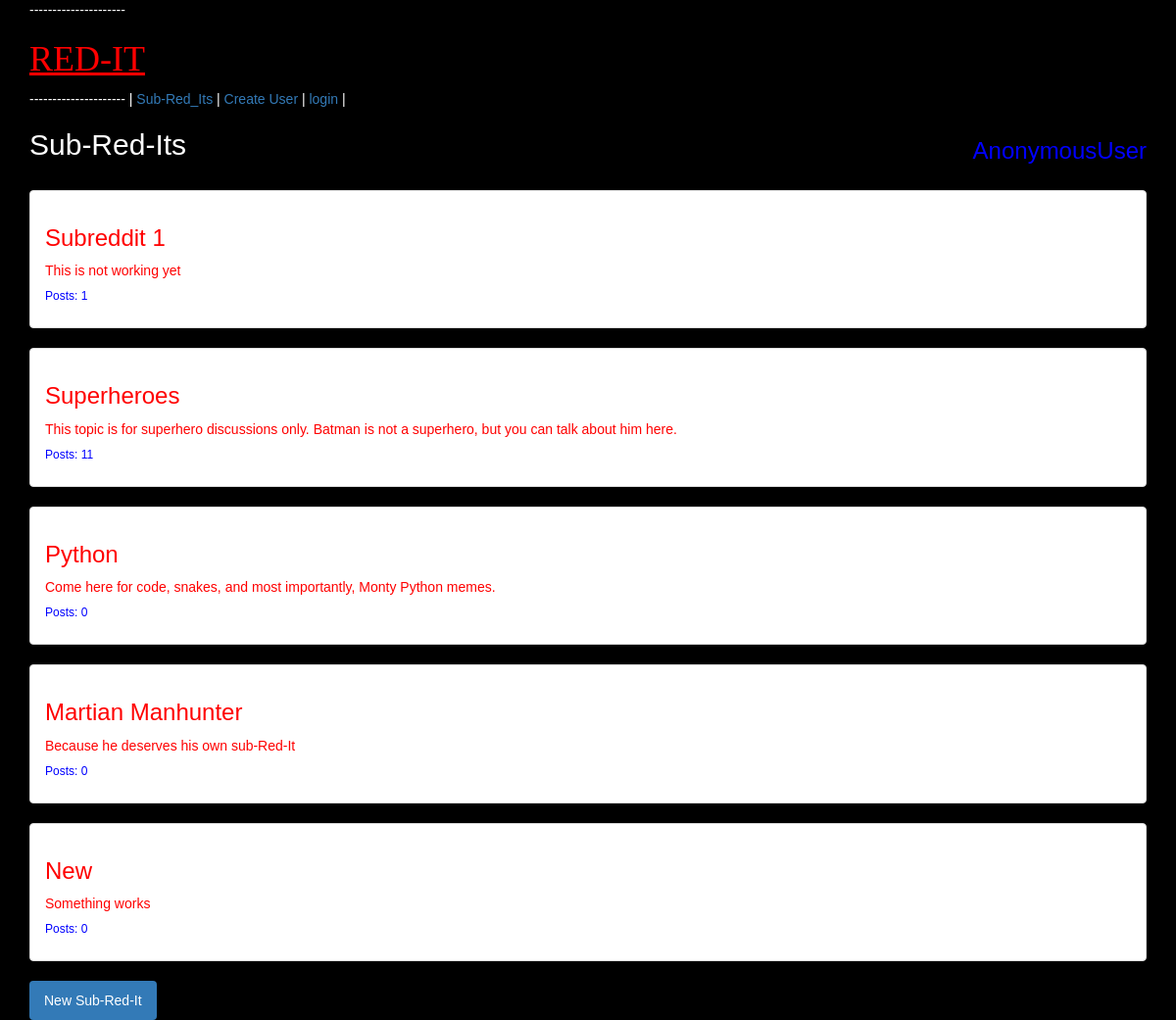
The app's page /subreddits/, older data.
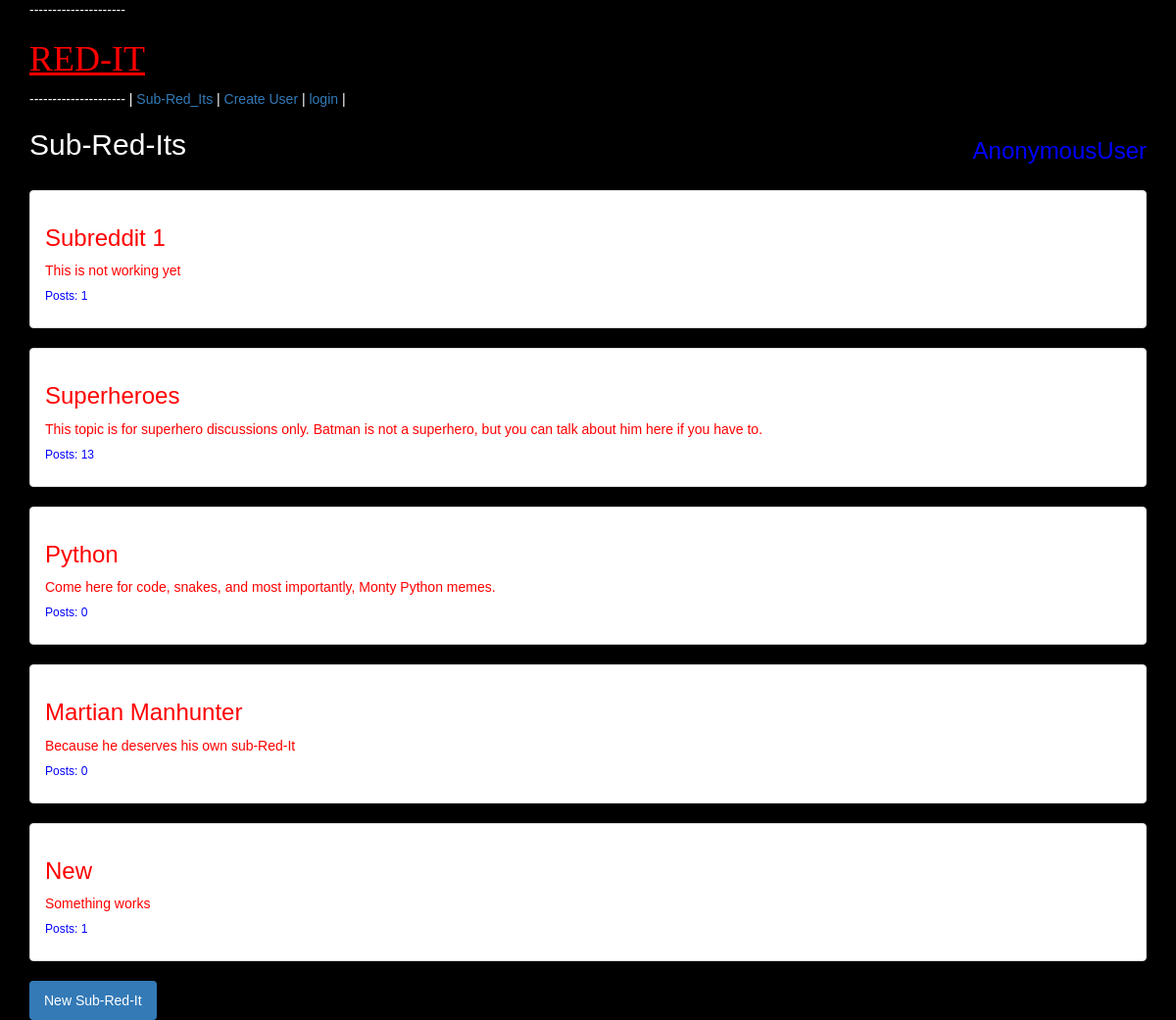
The same page, newer data.
### app/models.py (models this page shows, shortened)
class Subreddit(models.Model):
    name = models.CharField(max_length=20)
    description = models.CharField(max_length=255)
    creation_date_time = models.DateTimeField(auto_now_add=True)
    def __str__(self):
        return self.name
    @property
    def current_count(self):
        return Post.objects.filter(post_to_subreddit=self).count()

### app/views.py (the view)
# urls.py: url(r'^subreddits/$', SubredditView.as_view(), name="subreddits_view"),
class SubredditView(ListView):
    template_name = 'subreddits.html'
    model = Subreddit

### templates/subreddits.html (shortened to what this page needs)
{% extends "base.html" %}
{% block content %}
  <h2>Sub-Red-Its</h2><br>
{% for subreddit in object_list %}
  <div class="panel panel-default">
     <div class="panel-body">
       <a href="{% url 'subreddit_detail_view' subreddit.id %}"><h3 style="color:red;">{{ subreddit }}</h3></a>
       <p style="color:red">{{ subreddit.description }}</p>
       <h6 style="color:blue">Posts: {{ subreddit.current_count }}</h6>
     </div>
  </div>
{% endfor %}
  <ul class="nav nav-pills">
    <li role="presentation" class="active"><a href="{% url 'subreddit_create_view' %}">New Sub-Red-It</a></li>
  </ul>
{% endblock %}

Row changes from the older to the newer data that the page shows:
changed Subreddit "Superheroes": description "This topic is for superhero discussions only. Batman is not a superhero, but you can talk about him here." → "This topic is for superhero discussions only. Batman is not a superhero, but you can talk about him here if you have to."; current_count "11" → "13"
computed for Subreddit "New": current_count "0" → "1"
